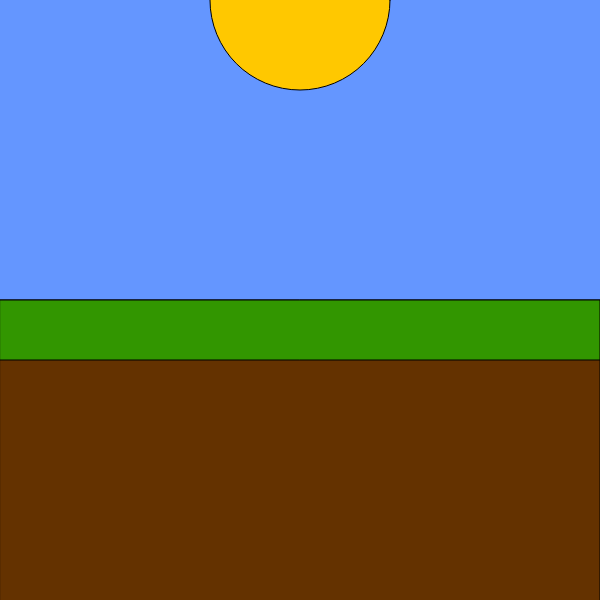
Frame 1 (no input)
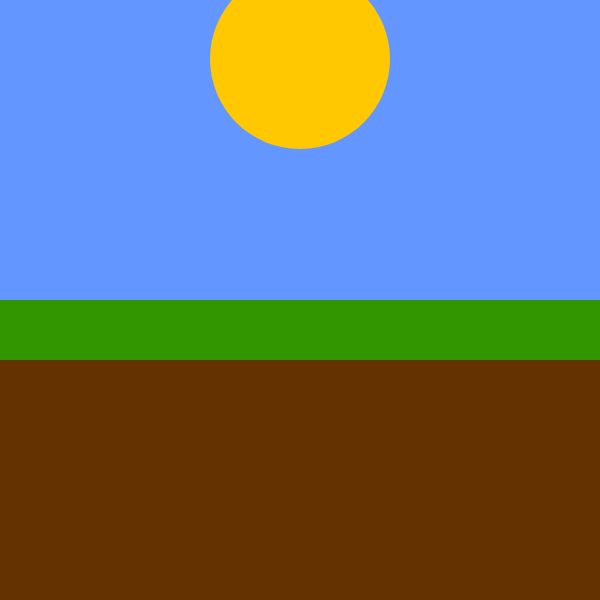
Frame 60 (no input)
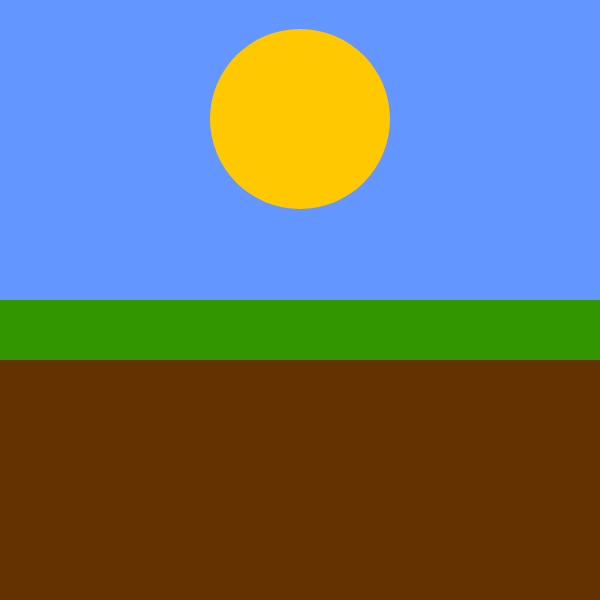
Frame 120 (the mouse pressed at the canvas centre since frame 60)

The p5.js sketch that drew these frames (run headless with seeded random() and noise() and a simulated clock; from frame 60 on, the mouse is pressed at the canvas centre):

// p5.js sketch
// ── sketch.js
let up = 0;

function setup() {
    createCanvas(600,600);
}

function draw() {
  
    
    // background
    background(100,150,255);

    // sun
    fill(255,200,0);
    circle(width/2,up,180)
    up = up + 1;

    // foreground
    fill(100,50,0);
    rect(0,height/2,width,height);
    fill(50,150,0);
    rect(0,height/2,width,height/10);
    noStroke();

    
}
